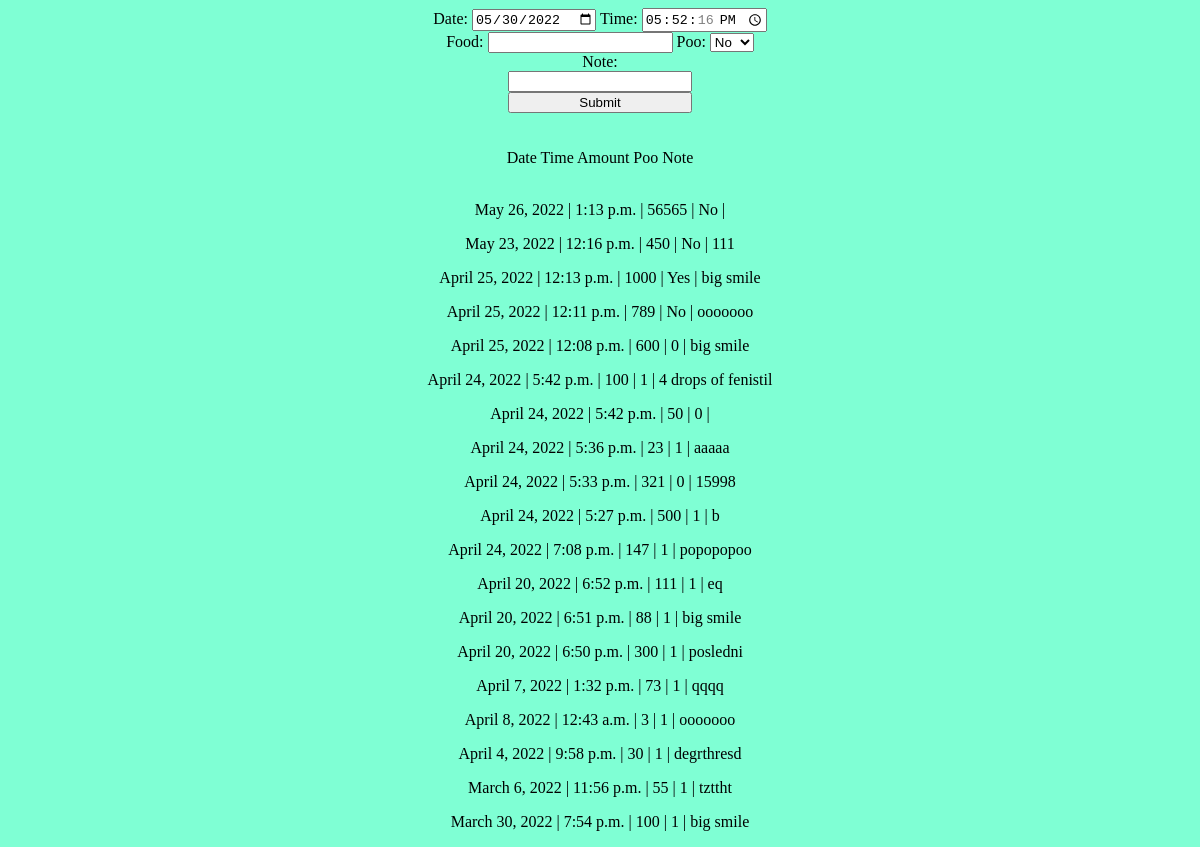
Before: / with the older database file.
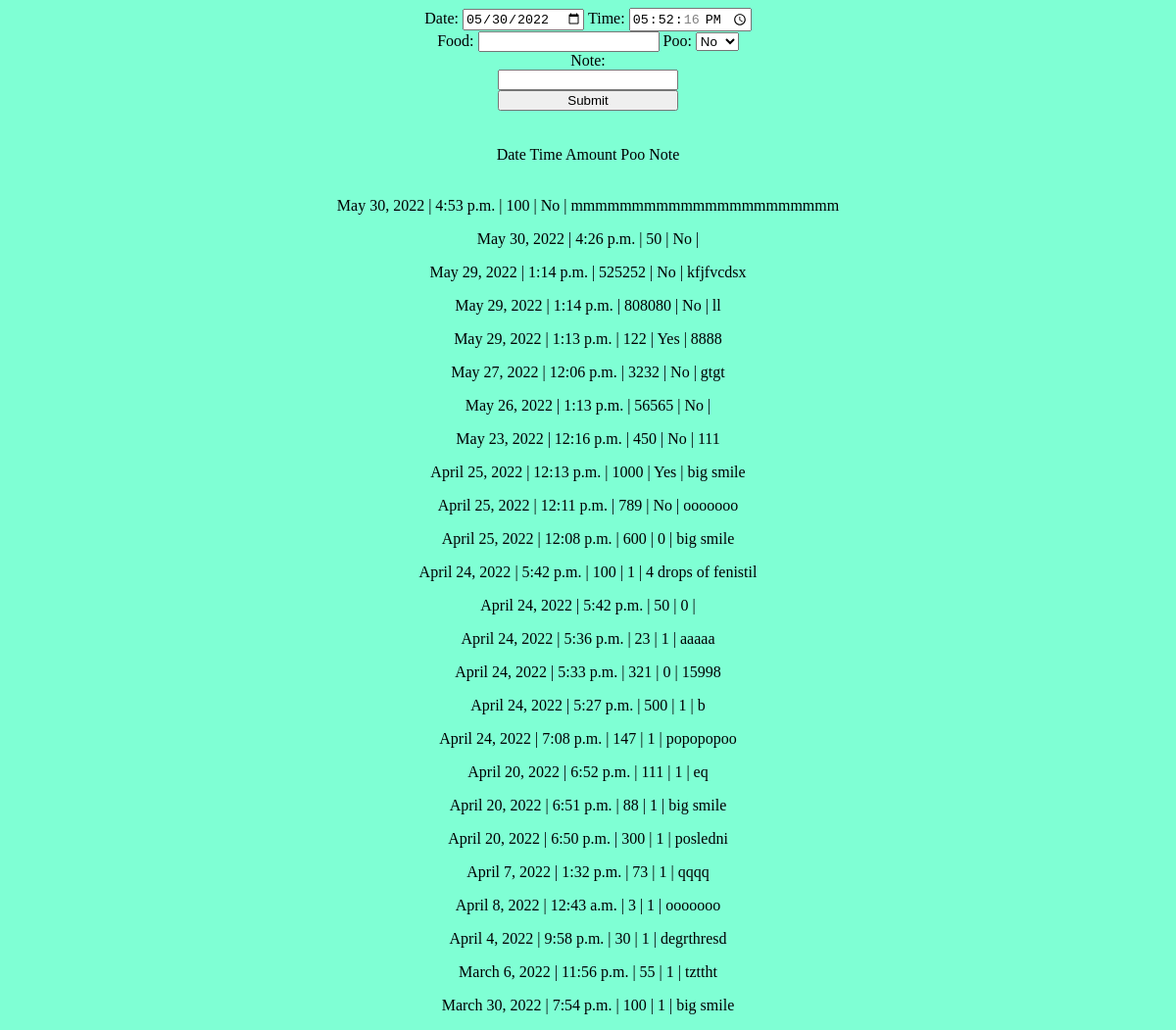
After: the same page with the newer database file.
### events/models.py (models this page shows, shortened)
class Event(models.Model):
    POO_YES = "Yes"
    POO_NO = "No"
    POO_CHOICES = (
        (POO_YES, "Yes"),
        (POO_NO, "No"),
    )
    date = models.DateField()
    time = models.TimeField()
    eated = models.IntegerField()
    poo = models.CharField(choices=POO_CHOICES, default="No", max_length=5)
    note = models.TextField(null=True, blank=True, max_length=1000)

### events/views.py (the view)
# urls.py: path("", CreateEventView.as_view(), name="create_event"),
class CreateEventView(CreateView):
    template_name = "events.html"
    form_class = EventForm
    model = Event
    def get_context_data(self, *args, **kwargs):
        context = super(CreateEventView, self).get_context_data(**kwargs)
        context.update({
            'all_events': Event.objects.all().order_by("-id"),
        })
        return context

### events/forms.py
class EventForm(forms.ModelForm):
    date = forms.DateField(widget=DatePickerDateInput, initial=datetime.date.today)
    time = forms.TimeField(widget=TimePickerTimeInput, initial=datetime.datetime.now)
    note = forms.CharField(required=False)
    class Meta:
        model = Event
        fields = "__all__"

### events/templates/events.html (shortened to what this page needs)
{% extends "base.html" %}
{% load static %}
{% block form %}
    <div class="container">
    <form action="{% url "create_event" %}" method="post">
        <span>Date: {{ form.date }} Time: {{ form.time }}</span><br>
        <span>Food: {{ form.eated }} Poo: {{ form.poo }}</span>
        <div class="item">Note: {{ form.note }}</div>
        <div class="item"><input type="submit" value="Submit"></div>
    </form>
    </div>
        <br><br>
    <div>
        <span>Date</span>
        <span>Time</span>
        <span>Amount</span>
        <span>Poo</span>
        <span>Note</span>
    </div><br>
    {% for event in all_events %}
    <p>{{ event.date }} | {{ event.time }} | {{ event.eated }} | {{ event.poo }} | {{ event.note }}</p>
    {% endfor %}
{% endblock form %}

Changed rows visible on the page:
added Event: date "May 30, 2022", time "4:53 p.m.", eated "100", poo "No", note "mmmmmmmmmmmmmmmmmmmmmm"
added Event: date "May 30, 2022", time "4:26 p.m.", eated "50", poo "No"
added Event: date "May 29, 2022", time "1:14 p.m.", eated "525252", poo "No", note "kfjfvcdsx"
added Event: date "May 29, 2022", time "1:14 p.m.", eated "808080", poo "No", note "ll"
added Event: date "May 29, 2022", time "1:13 p.m.", eated "122", poo "Yes", note "8888"
added Event: date "May 27, 2022", time "12:06 p.m.", eated "3232", poo "No", note "gtgt"
